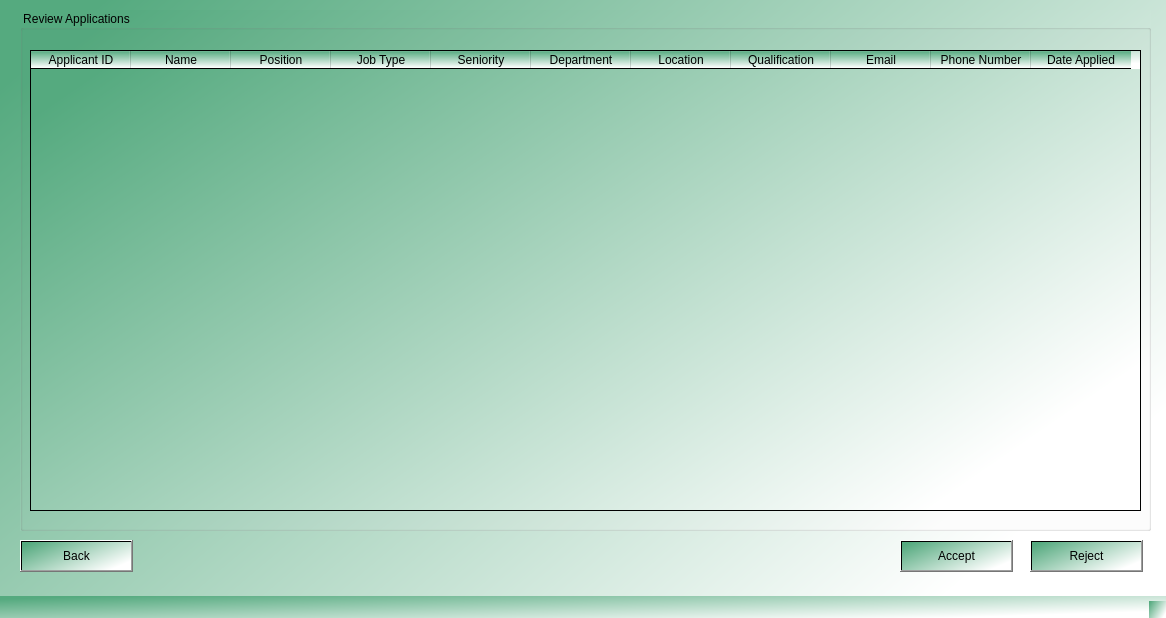
<?xml version="1.0" encoding="UTF-8"?>
<ui version="4.0">
 <class>MainWindow</class>
 <widget class="QMainWindow" name="MainWindow">
  <property name="geometry">
   <rect>
    <x>0</x>
    <y>0</y>
    <width>1166</width>
    <height>618</height>
   </rect>
  </property>
  <property name="windowTitle">
   <string>MainWindow</string>
  </property>
  <property name="styleSheet">
   <string notr="true">background-color: qlineargradient(spread:pad, x1:0.03, y1:0.0965909, x2:1, y2:0.681818, stop:0 rgba(85, 170, 127, 255), stop:1 rgba(255, 255, 255, 255));</string>
  </property>
  <widget class="QWidget" name="centralwidget">
   <widget class="QGroupBox" name="groupBox">
    <property name="geometry">
     <rect>
      <x>20</x>
      <y>10</y>
      <width>1131</width>
      <height>521</height>
     </rect>
    </property>
    <property name="title">
     <string>Review Applications</string>
    </property>
    <widget class="QTableWidget" name="tableWidget">
     <property name="geometry">
      <rect>
       <x>10</x>
       <y>40</y>
       <width>1111</width>
       <height>461</height>
      </rect>
     </property>
     <column>
      <property name="text">
       <string>Applicant ID</string>
      </property>
     </column>
     <column>
      <property name="text">
       <string>Name</string>
      </property>
     </column>
     <column>
      <property name="text">
       <string>Position</string>
      </property>
     </column>
     <column>
      <property name="text">
       <string>Job Type</string>
      </property>
     </column>
     <column>
      <property name="text">
       <string>Seniority</string>
      </property>
     </column>
     <column>
      <property name="text">
       <string>Department</string>
      </property>
     </column>
     <column>
      <property name="text">
       <string>Location</string>
      </property>
     </column>
     <column>
      <property name="text">
       <string>Qualification</string>
      </property>
     </column>
     <column>
      <property name="text">
       <string>Email</string>
      </property>
     </column>
     <column>
      <property name="text">
       <string>Phone Number</string>
      </property>
     </column>
     <column>
      <property name="text">
       <string>Date Applied</string>
      </property>
     </column>
    </widget>
   </widget>
   <widget class="QPushButton" name="acceptButton">
    <property name="geometry">
     <rect>
      <x>900</x>
      <y>540</y>
      <width>113</width>
      <height>32</height>
     </rect>
    </property>
    <property name="text">
     <string>Accept</string>
    </property>
   </widget>
   <widget class="QPushButton" name="rejectButton">
    <property name="geometry">
     <rect>
      <x>1030</x>
      <y>540</y>
      <width>113</width>
      <height>32</height>
     </rect>
    </property>
    <property name="text">
     <string>Reject</string>
    </property>
   </widget>
   <widget class="QPushButton" name="backButton">
    <property name="geometry">
     <rect>
      <x>20</x>
      <y>540</y>
      <width>113</width>
      <height>32</height>
     </rect>
    </property>
    <property name="text">
     <string>Back</string>
    </property>
   </widget>
  </widget>
  <widget class="QMenuBar" name="menubar">
   <property name="geometry">
    <rect>
     <x>0</x>
     <y>0</y>
     <width>1166</width>
     <height>26</height>
    </rect>
   </property>
  </widget>
  <widget class="QStatusBar" name="statusbar"/>
 </widget>
 <resources/>
 <connections/>
</ui>
